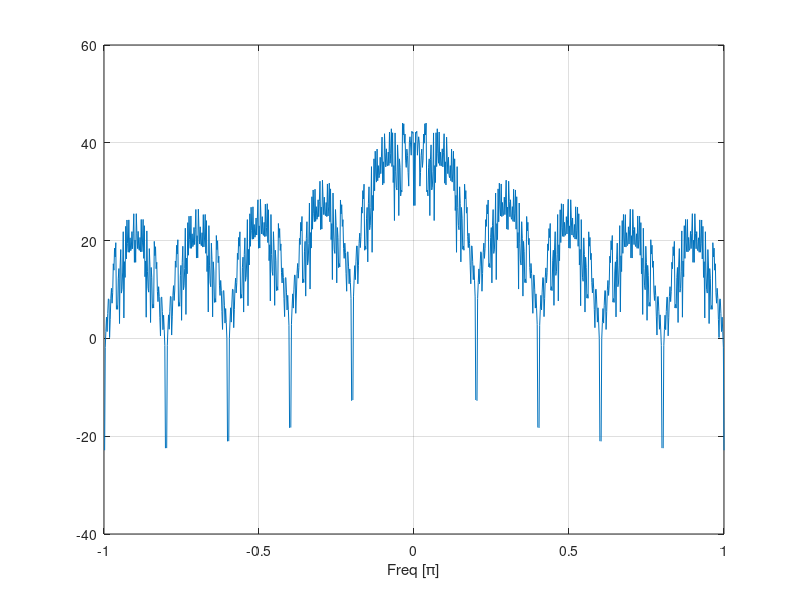
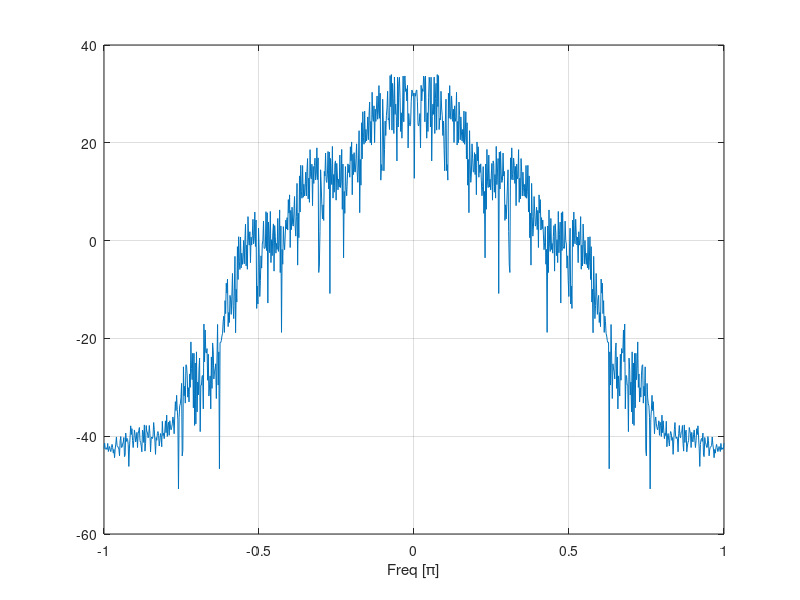
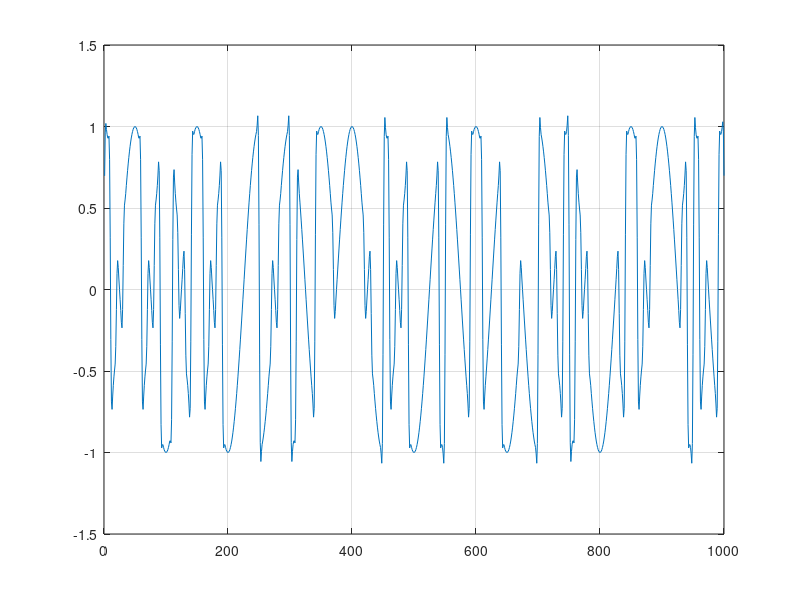

These charts were generated, in order, by the following MATLAB code:
clear;clc;
seq = randi(2,100,1)*2-3;
seq_intp = kron(seq,ones(10,1));
%%
% figure
% plot(seq_intp)
XDATA = linspace(-1,1,1e3).';
YDATA = 20*log10(abs(fft(seq_intp)));
figure
plot(XDATA, [YDATA(501:1000);YDATA(1:500)])
grid on
xlabel('Freq [\pi]')

%% LPF
fcutoff = 0.4;                   % Fcutoff (200MHz is heristic value)
AA_taps_LP = 10;                % Num of Tap (just for RF sim purpose)
bhi_AA_LP = fir1(AA_taps_LP, fcutoff, 'low'); % Call function for filter design

%%
seq_filter = filter(bhi_AA_LP,1,[seq_intp;zeros(5,1)]);
carrier1 = cos(0.1/10*2*pi*(1:1e3)).';
carrier1_hat = sin(0.00*pi + 0.1/10*2*pi*(1:1e3)).';

% XDATA = linspace(-1,1,1e3).';
YDATA = 20*log10(abs(fft(carrier1 .* carrier1_hat .* seq_filter(6:end))));
figure
plot(XDATA, [YDATA(501:1000);YDATA(1:500)])
grid on
xlabel('Freq [\pi]')
%%
% for ii=1:10
%     phi = 2*pi/10*(ii-1+0.02);
%     H = diag(cos(phi + 0.1/10*2*pi*(1:1e3).'));
%     results(:,ii) = pinv(H)* (carrier1 .* seq_filter(6:end));
% end
% %%
% figure
% plot(results(:,1))
% 
%%
figure
plot(carrier1.*seq_filter(6:end));
grid on

